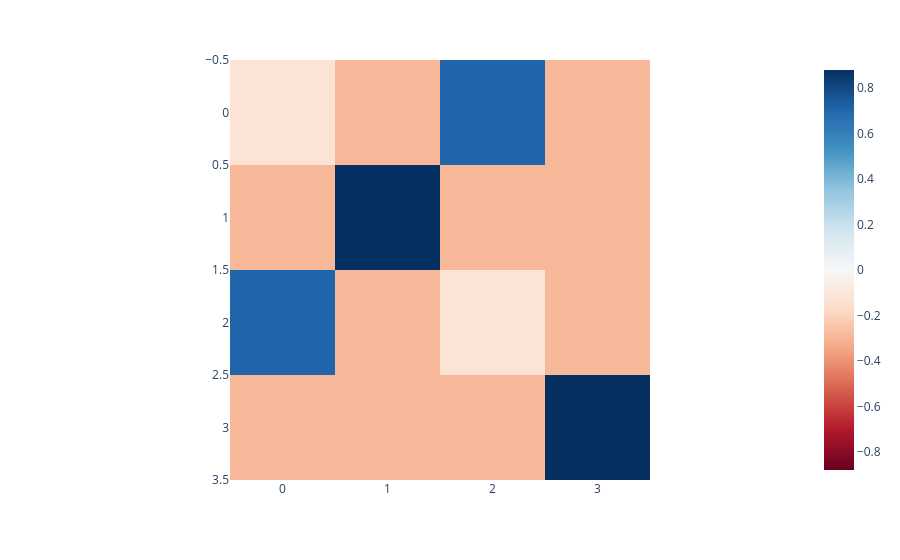

Notebook source saved alongside this figure:
### Code cell
# Compute the interaction matrix for a given output dimension
q = einsum(model.w_p[1], model.w_l, model.w_r, "hid, hid in1, hid in2 -> in1 in2")

# Symmetrize the interaction matrix, uncomment for a clean interaction matrix
# .mT is the transpose of the last two dimensions (which does not matter here but will in the future)
### this is to ensure that the matrix becomes symmetric --- like it is actually supposed to anyway.
q = 0.5 * (q + q.mT)
  
px.imshow(q, color_continuous_midpoint=0, color_continuous_scale="RdBu")

### Figure 1 — Plotly figure (JSON) as saved in the notebook; plotly's stock layout.template omitted (floating-point values rounded to 4 significant figures)
{"data": [{"coloraxis": "coloraxis", "hovertemplate": "x: %{x}<br>y: %{y}<br>color: %{z}<extra></extra>", "name": "0", "type": "heatmap", "xaxis": "x", "yaxis": "y", "z": [[-0.1229, -0.293, 0.7083, -0.2927], [-0.293, 0.8769, -0.2922, -0.2918], [0.7083, -0.2922, -0.1226, -0.2933], [-0.2927, -0.2918, -0.2933, 0.8781]]}], "layout": {"coloraxis": {"cmid": 0, "colorscale": [[0, "rgb(103,0,31)"], [0.1, "rgb(178,24,43)"], [0.2, "rgb(214,96,77)"], [0.3, "rgb(244,165,130)"], [0.4, "rgb(253,219,199)"], [0.5, "rgb(247,247,247)"], [0.6, "rgb(209,229,240)"], [0.7, "rgb(146,197,222)"], [0.8, "rgb(67,147,195)"], [0.9, "rgb(33,102,172)"], [1, "rgb(5,48,97)"]]}, "margin": {"t": 60}, "xaxis": {"anchor": "y", "constrain": "domain", "domain": [0, 1], "scaleanchor": "y"}, "yaxis": {"anchor": "x", "autorange": "reversed", "constrain": "domain", "domain": [0, 1]}}}
